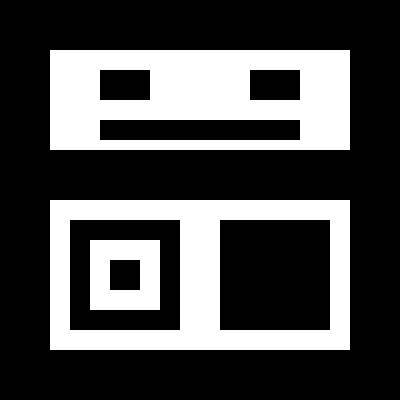
#> input picture images/contours.bmp, 400 x 400 px
$ python 27_contour.py
#> lines starting #> are read from the running program, lines starting #| are printed output that depends on the picture; after the words box and inside, x2 and y2 are one past the last pixel; in counts of white or black regions, pixels touching at a corner belong together
import cv2
import random
import numpy as np

# 외각선
# 영상에서 같은 색 또는 강도를 가진 경계선을 추적해 얻는 좌표 집합
# 영상 분석에서 물체의 모양, 크기, 위치를 찾을 때 유용

img = cv2.imread('./images/contours.bmp', cv2.IMREAD_GRAYSCALE)
#> img: shape (400, 400); 29.9% white; 3 white regions, box (x1, y1, x2, y2) and area: (50, 50, 350, 150) 23000, (50, 200, 350, 350) 20800, (90, 240, 160, 310) 4000
milkdrop = cv2.imread('./images/milkdrop.bmp', cv2.IMREAD_GRAYSCALE)
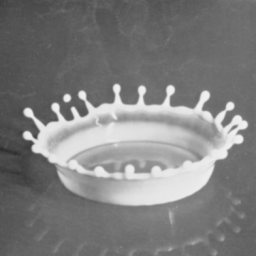
#> input picture images/milkdrop.bmp, 256 x 256 px
#> milkdrop is the input picture: shape (256, 256); min 44, max 240, mean 126.1
_, img_bin = cv2.threshold(milkdrop, 0, 255, cv2.THRESH_BINARY | cv2.THRESH_OTSU)
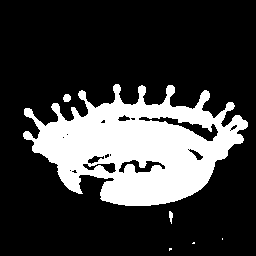
#> img_bin: shape (256, 256); 23.4% white; 6 white regions (3 under 20 px)
h, w = img.shape[:2]
#> h = 400; w = 400

dst_milk = np.zeros((h, w, 3), np.uint8)
# img: 이진 이미지 사용

# mode: 컨투어 추출 방식
# RETR_CCOMP: 2계층 구조로 모든 컨투어 추출
# RETR_LIST: 모든 컨투어 추출
# RETR_EXTERNAL: 최외곽 컨투어만 추출
# RETR_TREE: 모든 컨투어를 트리 구조로 추출(복잡한 계층 정보 포함)
# method: 컨투어 근사화 방식
# CHAIN_APPROX_NONE: 모든 경계 좌표 저장(정밀하지만 데이터 큼)
# CHAIN_APPROX_SIMPLE: 직선 구간은 시작/끝만 저장(효율적)
# contours: 외각선의 좌표 목록(리스트)
# hierarchy: 계층 관계를 나타내는 배열
# hierarchy[0][i] = [next, prev, child, parent]
# next: 같은 계층 레벨에서 다음 컨투어의 인덱스(없으면 -1)
# prev: 같은 계층 레벨에서 이전 컨투어의 인덱스(없으면 -1)
# child: 하위(내부) 컨투어의 인덱스(없으면 -1)
# parent: 상위(외부) 컨투어의 인덱스(없으면 -1)

contours, hierarchy = cv2.findContours(img, cv2.RETR_CCOMP, cv2.CHAIN_APPROX_NONE)
#> contours = 9 contours; largest, box (x1, y1, x2, y2) and area: (50, 200, 350, 350) 44551, (50, 50, 350, 150) 29601, (219, 219, 331, 331) 12319, (69, 219, 181, 331) 12319, (90, 240, 160, 310) 4761
# print(contours)
# print(hierarchy)

milk_contours, _ = cv2.findContours(img_bin, cv2.RETR_CCOMP, cv2.CHAIN_APPROX_NONE)
#> milk_contours = 23 contours, 13 with area under 20; largest, box (x1, y1, x2, y2) and area: (23, 84, 248, 206) 15906, (138, 116, 219, 142) 584, (118, 159, 166, 174) 313, (82, 162, 117, 174) 184, (87, 155, 105, 165) 80
dst = cv2.cvtColor(img, cv2.COLOR_GRAY2BGR)
#> dst is the input picture: shape (400, 400, 3); 29.9% white; 3 white regions, box (x1, y1, x2, y2) and area: (50, 50, 350, 150) 23000, (50, 200, 350, 350) 20800, (90, 240, 160, 310) 4000
color = (random.randint(0, 255), random.randint(0, 255), random.randint(0, 255))

# 전체 외각선을 한 번에 그림
cv2.drawContours(dst, contours, -1, color, 3)
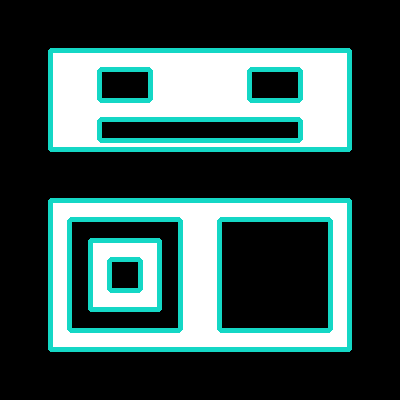
#> dst: shape (400, 400, 3); 11.61% of pixels changed, all inside (x1, y1, x2, y2) = (48, 48, 352, 352)
for i in range(len(milk_contours)):
    color = (random.randint(0, 255), random.randint(0, 255), random.randint(0, 255))
    cv2.drawContours(dst_milk, milk_contours, i, color, 2)
#> this loop made 23 passes
#> color on passes 1 to 12: (132, 248, 207), (155, 244, 183), (111, 71, 144), (71, 48, 128), (75, 158, 50), (37, 169, 241), (51, 181, 222), (161, 104, 244), (226, 133, 31), (7, 47, 204), (0, 252, 170), (124, 166, 32)
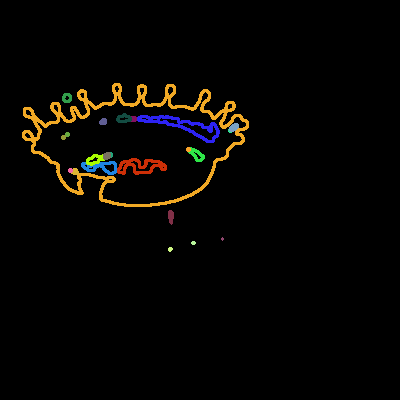
#> dst_milk: shape (400, 400, 3); mean of channels 0, 1, 2 2.6, 4.9, 6.5; drawn as B, G, R

cv2.imshow('img', img)
cv2.imshow('dst', dst)
cv2.imshow('dst_milk', dst_milk)
cv2.waitKey()
